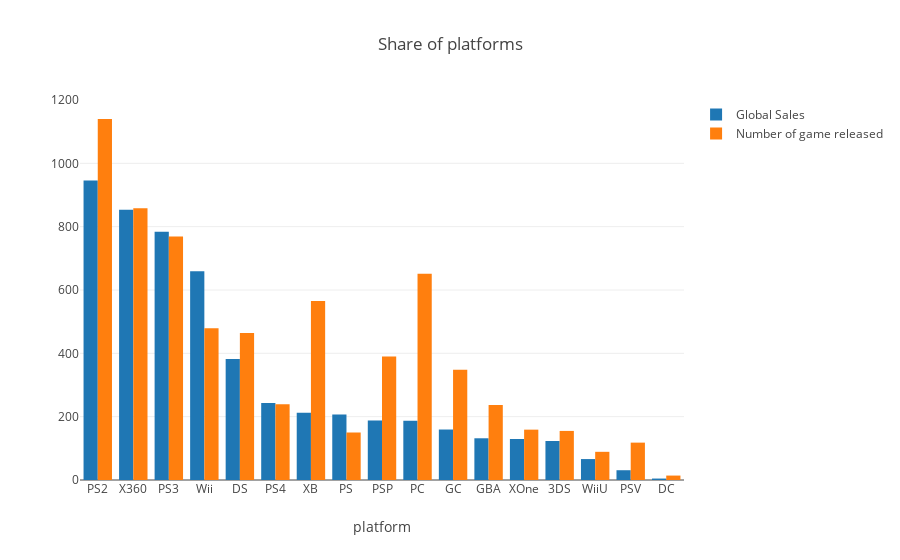

The notebook cell this image was saved under:
### Code cell
# Смотрим продажи и количество игр по платформам, и создаём график-бар
platforms_df = df.groupby('Platform')[['Global_Sales']].sum().join(
    df.groupby('Platform')[['Name']].count()
)
platforms_df.columns = ['Global_Sales', 'Number_of_Games']
platforms_df.sort_values('Global_Sales', ascending=False, inplace=True)

trace0 = go.Bar(x=platforms_df.index, y=platforms_df.Global_Sales, name='Global Sales')
trace1 = go.Bar(x=platforms_df.index, y=platforms_df.Number_of_Games, name='Number of game released')

data = [trace0, trace1]
layout = {'title': 'Share of platforms', 'xaxis': {'title': 'platform'}}

fig = go.Figure(data=data, layout=layout)
iplot(fig, show_link=False)

### Figure 1 — Plotly figure (JSON) as saved in the notebook; plotly's stock layout.template omitted (floating-point values rounded to 4 significant figures)
{"data": [{"name": "Global Sales", "type": "bar", "uid": "76fe2cc8-a1d2-4c6d-b7b5-ddcd4f2556d8", "x": ["PS2", "X360", "PS3", "Wii", "DS", "PS4", "XB", "PS", "PSP", "PC", "GC", "GBA", "XOne", "3DS", "WiiU", "PSV", "DC"], "y": [946.0, 853.3, 784.3, 659.0, 382.3, 243.0, 212.1, 206.6, 187.9, 187.1, 159.4, 131.8, 129.6, 123.2, 66.08, 30.88, 4.55]}, {"name": "Number of game released", "type": "bar", "uid": "b4aec022-0437-4776-9893-fcb80129fbd3", "x": ["PS2", "X360", "PS3", "Wii", "DS", "PS4", "XB", "PS", "PSP", "PC", "GC", "GBA", "XOne", "3DS", "WiiU", "PSV", "DC"], "y": [1140, 858, 769, 479, 464, 239, 565, 150, 390, 651, 348, 237, 159, 155, 89, 118, 14]}], "layout": {"title": "Share of platforms", "xaxis": {"title": "platform"}}}
